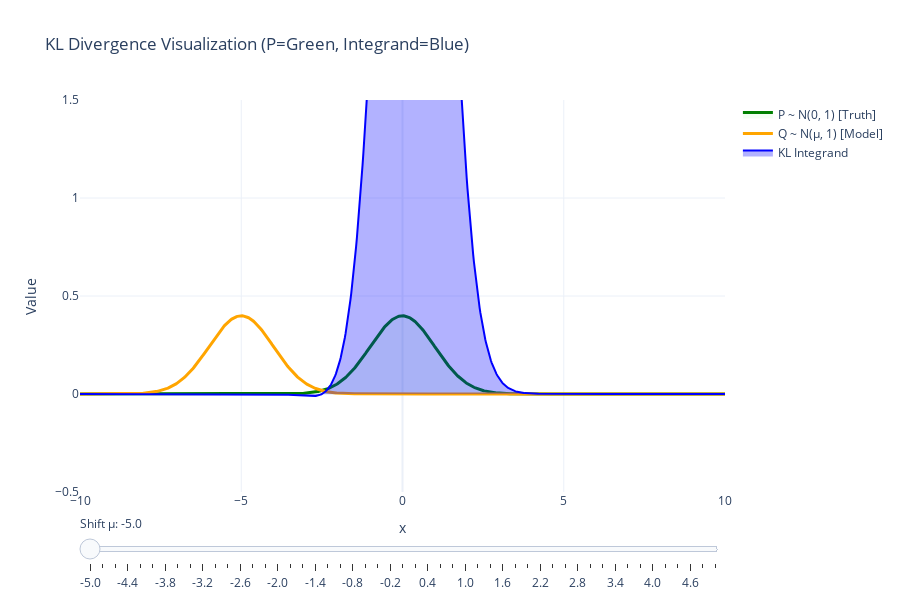

Notebook code cell kept with this figure:
### Markdown cell above
---
### Example
Let $g$ be normal $(\mu_1, \sigma^2)$ and let $f$ be normal $(\mu_2, \sigma^2)$. Let's find $D_{KL}(g \Vert f)$. In your homework, you'll do the case where the variances are different too.

$$
\begin{align*}
\log\frac{g(x)}{f(x)} &= -\frac{(x - \mu_1)^2}{2\sigma^2} + \frac{(x - \mu_2)^2}{2\sigma^2} \\
&= \frac{1}{2\sigma^2}\left((x - \mu_2)^2 - (x - \mu_1)^2\right) \\
&= \frac{1}{2\sigma^2}\left( (2x - \mu_1 - \mu_2)(\mu_1 - \mu_2)\right)
\end{align*}
$$
Since $g$ is normal $(\mu_1, \sigma^2)$,
$$
D_{KL}(g \Vert f) = E_g\left(\frac{1}{2\sigma^2}(2X - \mu_1 - \mu_2)(\mu_1 - \mu_2)\right)
= \frac{(\mu_1 - \mu_2)^2}{2\sigma^2}
$$
As is so often the case with the normal, behavior is nicer than for other distributions. The KL divergence above is symmetric in $\mu_1$ and $\mu_2$.

Not surprisingly, it gets larger and $\mu_2$ gets further away from $\mu_1$. The visualization below takes $\sigma = 1$ and shows:
- g: Normal $(0, 1)$, the green density curve which is the truth
- f: Normal $(\mu, 1)$, the orange density curve which is our model
- The blue curve is the integrand in the definition of $D_{KL}(g \Vert f)$. That is, the blue curve is $\displaystyle \log\frac{g(x)}{f(x)}\cdot g(x)$.
- The blue shaded area is the integral $D_{KL}(g \Vert f)$.

First move the slider to get to $\mu=0$. Then move it to the right so the orange curve moves away from the green. Notice: 
- The blue curve is positive where the truth (green) is higher than the model (orange).
- The green distribution puts a lot of weight near $0$, so the integrand is large there when the blue curve is positive.
- Where the orange curve is higher than the green then the integrand is negative but small because the green weight is small.

By our formula above, $D_{KL}(g \Vert f) = \mu^2/2$ since $\mu_1 = 0$ and $\sigma = 1$. Check that you agree with the calculation of $D_{KL}$ in the title of the graph.

### Code cell
visualize_normal_KL()

### Figure 1 — Plotly figure (JSON) as saved in the notebook; plotly's stock layout.template omitted (floating-point values rounded to 4 significant figures; data arrays with more than 128 entries replaced by an {"elided": "..."} marker saying what was removed)
{"data": [{"fill": "tozeroy", "fillcolor": "rgba(0, 255, 0, 0.05)", "line": {"color": "green", "width": 3}, "name": "P ~ N(0, 1) [Truth]", "type": "scatter", "x": {"elided": "800 float values"}, "y": {"elided": "800 float values"}}, {"line": {"color": "orange", "width": 3}, "name": "Q ~ N(μ, 1) [Model]", "type": "scatter", "x": {"elided": "800 float values"}, "y": {"elided": "800 float values"}}, {"fill": "tozeroy", "fillcolor": "rgba(0, 0, 255, 0.3)", "line": {"color": "blue", "width": 2}, "name": "KL Integrand", "type": "scatter", "x": {"elided": "800 float values"}, "y": {"elided": "800 float values"}}], "layout": {"height": 600, "showlegend": true, "sliders": [{"active": 0, "currentvalue": {"prefix": "Shift μ: "}, "steps": [{"args": [["-5.0"], {"frame": {"duration": 50, "redraw": true}, "mode": "immediate", "transition": {"duration": 0}}], "label": "-5.0", "method": "animate"}, {"args": [["-4.8"], {"frame": {"duration": 50, "redraw": true}, "mode": "immediate", "transition": {"duration": 0}}], "label": "-4.8", "method": "animate"}, {"args": [["-4.6"], {"frame": {"duration": 50, "redraw": true}, "mode": "immediate", "transition": {"duration": 0}}], "label": "-4.6", "method": "animate"}, {"args": [["-4.4"], {"frame": {"duration": 50, "redraw": true}, "mode": "immediate", "transition": {"duration": 0}}], "label": "-4.4", "method": "animate"}, {"args": [["-4.2"], {"frame": {"duration": 50, "redraw": true}, "mode": "immediate", "transition": {"duration": 0}}], "label": "-4.2", "method": "animate"}, {"args": [["-4.0"], {"frame": {"duration": 50, "redraw": true}, "mode": "immediate", "transition": {"duration": 0}}], "label": "-4.0", "method": "animate"}, {"args": [["-3.8"], {"frame": {"duration": 50, "redraw": true}, "mode": "immediate", "transition": {"duration": 0}}], "label": "-3.8", "method": "animate"}, {"args": [["-3.6"], {"frame": {"duration": 50, "redraw": true}, "mode": "immediate", "transition": {"duration": 0}}], "label": "-3.6", "method": "animate"}, {"args": [["-3.4"], {"frame": {"duration": 50, "redraw": true}, "mode": "immediate", "transition": {"duration": 0}}], "label": "-3.4", "method": "animate"}, {"args": [["-3.2"], {"frame": {"duration": 50, "redraw": true}, "mode": "immediate", "transition": {"duration": 0}}], "label": "-3.2", "method": "animate"}, {"args": [["-3.0"], {"frame": {"duration": 50, "redraw": true}, "mode": "immediate", "transition": {"duration": 0}}], "label": "-3.0", "method": "animate"}, {"args": [["-2.8"], {"frame": {"duration": 50, "redraw": true}, "mode": "immediate", "transition": {"duration": 0}}], "label": "-2.8", "method": "animate"}, {"args": [["-2.6"], {"frame": {"duration": 50, "redraw": true}, "mode": "immediate", "transition": {"duration": 0}}], "label": "-2.6", "method": "animate"}, {"args": [["-2.4"], {"frame": {"duration": 50, "redraw": true}, "mode": "immediate", "transition": {"duration": 0}}], "label": "-2.4", "method": "animate"}, {"args": [["-2.2"], {"frame": {"duration": 50, "redraw": true}, "mode": "immediate", "transition": {"duration": 0}}], "label": "-2.2", "method": "animate"}, {"args": [["-2.0"], {"frame": {"duration": 50, "redraw": true}, "mode": "immediate", "transition": {"duration": 0}}], "label": "-2.0", "method": "animate"}, {"args": [["-1.8"], {"frame": {"duration": 50, "redraw": true}, "mode": "immediate", "transition": {"duration": 0}}], "label": "-1.8", "method": "animate"}, {"args": [["-1.6"], {"frame": {"duration": 50, "redraw": true}, "mode": "immediate", "transition": {"duration": 0}}], "label": "-1.6", "method": "animate"}, {"args": [["-1.4"], {"frame": {"duration": 50, "redraw": true}, "mode": "immediate", "transition": {"duration": 0}}], "label": "-1.4", "method": "animate"}, {"args": [["-1.2"], {"frame": {"duration": 50, "redraw": true}, "mode": "immediate", "transition": {"duration": 0}}], "label": "-1.2", "method": "animate"}, {"args": [["-1.0"], {"frame": {"duration": 50, "redraw": true}, "mode": "immediate", "transition": {"duration": 0}}], "label": "-1.0", "method": "animate"}, {"args": [["-0.8"], {"frame": {"duration": 50, "redraw": true}, "mode": "immediate", "transition": {"duration": 0}}], "label": "-0.8", "method": "animate"}, {"args": [["-0.6"], {"frame": {"duration": 50, "redraw": true}, "mode": "immediate", "transition": {"duration": 0}}], "label": "-0.6", "method": "animate"}, {"args": [["-0.4"], {"frame": {"duration": 50, "redraw": true}, "mode": "immediate", "transition": {"duration": 0}}], "label": "-0.4", "method": "animate"}, {"args": [["-0.2"], {"frame": {"duration": 50, "redraw": true}, "mode": "immediate", "transition": {"duration": 0}}], "label": "-0.2", "method": "animate"}, {"args": [["0.0"], {"frame": {"duration": 50, "redraw": true}, "mode": "immediate", "transition": {"duration": 0}}], "label": "0.0", "method": "animate"}, {"args": [["0.2"], {"frame": {"duration": 50, "redraw": true}, "mode": "immediate", "transition": {"duration": 0}}], "label": "0.2", "method": "animate"}, {"args": [["0.4"], {"frame": {"duration": 50, "redraw": true}, "mode": "immediate", "transition": {"duration": 0}}], "label": "0.4", "method": "animate"}, {"args": [["0.6"], {"frame": {"duration": 50, "redraw": true}, "mode": "immediate", "transition": {"duration": 0}}], "label": "0.6", "method": "animate"}, {"args": [["0.8"], {"frame": {"duration": 50, "redraw": true}, "mode": "immediate", "transition": {"duration": 0}}], "label": "0.8", "method": "animate"}, {"args": [["1.0"], {"frame": {"duration": 50, "redraw": true}, "mode": "immediate", "transition": {"duration": 0}}], "label": "1.0", "method": "animate"}, {"args": [["1.2"], {"frame": {"duration": 50, "redraw": true}, "mode": "immediate", "transition": {"duration": 0}}], "label": "1.2", "method": "animate"}, {"args": [["1.4"], {"frame": {"duration": 50, "redraw": true}, "mode": "immediate", "transition": {"duration": 0}}], "label": "1.4", "method": "animate"}, {"args": [["1.6"], {"frame": {"duration": 50, "redraw": true}, "mode": "immediate", "transition": {"duration": 0}}], "label": "1.6", "method": "animate"}, {"args": [["1.8"], {"frame": {"duration": 50, "redraw": true}, "mode": "immediate", "transition": {"duration": 0}}], "label": "1.8", "method": "animate"}, {"args": [["2.0"], {"frame": {"duration": 50, "redraw": true}, "mode": "immediate", "transition": {"duration": 0}}], "label": "2.0", "method": "animate"}, {"args": [["2.2"], {"frame": {"duration": 50, "redraw": true}, "mode": "immediate", "transition": {"duration": 0}}], "label": "2.2", "method": "animate"}, {"args": [["2.4"], {"frame": {"duration": 50, "redraw": true}, "mode": "immediate", "transition": {"duration": 0}}], "label": "2.4", "method": "animate"}, {"args": [["2.6"], {"frame": {"duration": 50, "redraw": true}, "mode": "immediate", "transition": {"duration": 0}}], "label": "2.6", "method": "animate"}, {"args": [["2.8"], {"frame": {"duration": 50, "redraw": true}, "mode": "immediate", "transition": {"duration": 0}}], "label": "2.8", "method": "animate"}, {"args": [["3.0"], {"frame": {"duration": 50, "redraw": true}, "mode": "immediate", "transition": {"duration": 0}}], "label": "3.0", "method": "animate"}, {"args": [["3.2"], {"frame": {"duration": 50, "redraw": true}, "mode": "immediate", "transition": {"duration": 0}}], "label": "3.2", "method": "animate"}, {"args": [["3.4"], {"frame": {"duration": 50, "redraw": true}, "mode": "immediate", "transition": {"duration": 0}}], "label": "3.4", "method": "animate"}, {"args": [["3.6"], {"frame": {"duration": 50, "redraw": true}, "mode": "immediate", "transition": {"duration": 0}}], "label": "3.6", "method": "animate"}, {"args": [["3.8"], {"frame": {"duration": 50, "redraw": true}, "mode": "immediate", "transition": {"duration": 0}}], "label": "3.8", "method": "animate"}, {"args": [["4.0"], {"frame": {"duration": 50, "redraw": true}, "mode": "immediate", "transition": {"duration": 0}}], "label": "4.0", "method": "animate"}, {"args": [["4.2"], {"frame": {"duration": 50, "redraw": true}, "mode": "immediate", "transition": {"duration": 0}}], "label": "4.2", "method": "animate"}, {"args": [["4.4"], {"frame": {"duration": 50, "redraw": true}, "mode": "immediate", "transition": {"duration": 0}}], "label": "4.4", "method": "animate"}, {"args": [["4.6"], {"frame": {"duration": 50, "redraw": true}, "mode": "immediate", "transition": {"duration": 0}}], "label": "4.6", "method": "animate"}, {"args": [["4.8"], {"frame": {"duration": 50, "redraw": true}, "mode": "immediate", "transition": {"duration": 0}}], "label": "4.8", "method": "animate"}, {"args": [["5.0"], {"frame": {"duration": 50, "redraw": true}, "mode": "immediate", "transition": {"duration": 0}}], "label": "5.0", "method": "animate"}]}], "title": {"text": "KL Divergence Visualization (P=Green, Integrand=Blue)"}, "xaxis": {"range": [-10, 10], "title": {"text": "x"}}, "yaxis": {"range": [-0.5, 1.5], "title": {"text": "Value"}}}}
